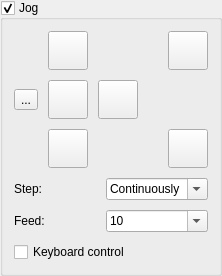
          <widget class="QGroupBox" name="grpJog">
           <property name="title">
            <string>Jog</string>
           </property>
           <property name="checkable">
            <bool>true</bool>
           </property>
           <property name="overrided" stdset="0">
            <bool>false</bool>
           </property>
           <layout class="QVBoxLayout" name="verticalLayout_11">
            <item>
             <widget class="QWidget" name="widgetJog" native="true">
              <layout class="QVBoxLayout" name="verticalLayout_9">
               <property name="spacing">
                <number>10</number>
               </property>
               <property name="leftMargin">
                <number>0</number>
               </property>
               <property name="topMargin">
                <number>0</number>
               </property>
               <property name="rightMargin">
                <number>0</number>
               </property>
               <property name="bottomMargin">
                <number>0</number>
               </property>
               <item>
                <layout class="QGridLayout" name="gridLayout_3">
                 <item row="2" column="2">
                  <widget class="StyledToolButton" name="cmdXPlus">
                   <property name="sizePolicy">
                    <sizepolicy hsizetype="Fixed" vsizetype="Fixed">
                     <horstretch>0</horstretch>
                     <verstretch>0</verstretch>
                    </sizepolicy>
                   </property>
                   <property name="toolTip">
                    <string notr="true">X+</string>
                   </property>
                   <property name="text">
                    <string/>
                   </property>
                   <property name="icon">
                    <iconset resource="images.qrc">
                     <normaloff>:/images/1401562173_chevron-right.png</normaloff>:/images/1401562173_chevron-right.png</iconset>
                   </property>
                   <property name="iconSize">
                    <size>
                     <width>32</width>
                     <height>32</height>
                    </size>
                   </property>
                   <property name="adjustSize" stdset="0">
                    <bool>true</bool>
                   </property>
                  </widget>
                 </item>
                 <item row="2" column="0">
                  <widget class="StyledToolButton" name="cmdXMinus">
                   <property name="sizePolicy">
                    <sizepolicy hsizetype="Fixed" vsizetype="Fixed">
                     <horstretch>0</horstretch>
                     <verstretch>0</verstretch>
                    </sizepolicy>
                   </property>
                   <property name="toolTip">
                    <string notr="true">X-</string>
                   </property>
                   <property name="text">
                    <string notr="true">...</string>
                   </property>
                   <property name="icon">
                    <iconset resource="images.qrc">
                     <normaloff>:/images/1401561986_chevron-left.png</normaloff>:/images/1401561986_chevron-left.png</iconset>
                   </property>
                   <property name="iconSize">
                    <size>
                     <width>32</width>
                     <height>32</height>
                    </size>
                   </property>
                   <property name="adjustSize" stdset="0">
                    <bool>true</bool>
                   </property>
                  </widget>
                 </item>
                 <item row="3" column="1">
                  <widget class="StyledToolButton" name="cmdYMinus">
                   <property name="sizePolicy">
                    <sizepolicy hsizetype="Fixed" vsizetype="Fixed">
                     <horstretch>0</horstretch>
                     <verstretch>0</verstretch>
                    </sizepolicy>
                   </property>
                   <property name="toolTip">
                    <string notr="true">Y-</string>
                   </property>
                   <property name="text">
                    <string/>
                   </property>
                   <property name="icon">
                    <iconset resource="images.qrc">
                     <normaloff>:/images/1401562173_chevron-down.png</normaloff>:/images/1401562173_chevron-down.png</iconset>
                   </property>
                   <property name="iconSize">
                    <size>
                     <width>32</width>
                     <height>32</height>
                    </size>
                   </property>
                   <property name="adjustSize" stdset="0">
                    <bool>true</bool>
                   </property>
                  </widget>
                 </item>
                 <item row="2" column="1">
                  <widget class="StyledToolButton" name="cmdStop">
                   <property name="sizePolicy">
                    <sizepolicy hsizetype="Fixed" vsizetype="Fixed">
                     <horstretch>0</horstretch>
                     <verstretch>0</verstretch>
                    </sizepolicy>
                   </property>
                   <property name="toolTip">
                    <string>Stop</string>
                   </property>
                   <property name="text">
                    <string/>
                   </property>
                   <property name="icon">
                    <iconset resource="images.qrc">
                     <normaloff>:/images/brake.png</normaloff>:/images/brake.png</iconset>
                   </property>
                   <property name="iconSize">
                    <size>
                     <width>32</width>
                     <height>32</height>
                    </size>
                   </property>
                   <property name="adjustSize" stdset="0">
                    <bool>true</bool>
                   </property>
                  </widget>
                 </item>
                 <item row="0" column="1">
                  <widget class="StyledToolButton" name="cmdYPlus">
                   <property name="sizePolicy">
                    <sizepolicy hsizetype="Fixed" vsizetype="Fixed">
                     <horstretch>0</horstretch>
                     <verstretch>0</verstretch>
                    </sizepolicy>
                   </property>
                   <property name="toolTip">
                    <string notr="true">Y+</string>
                   </property>
                   <property name="text">
                    <string/>
                   </property>
                   <property name="icon">
                    <iconset resource="images.qrc">
                     <normaloff>:/images/1401562173_chevron-up.png</normaloff>:/images/1401562173_chevron-up.png</iconset>
                   </property>
                   <property name="iconSize">
                    <size>
                     <width>32</width>
                     <height>32</height>
                    </size>
                   </property>
                   <property name="adjustSize" stdset="0">
                    <bool>true</bool>
                   </property>
                  </widget>
                 </item>
                 <item row="0" column="3">
                  <layout class="QHBoxLayout" name="horizontalLayout_6">
                   <item>
                    <spacer name="horizontalSpacer">
                     <property name="orientation">
                      <enum>Qt::Horizontal</enum>
                     </property>
                     <property name="sizeHint" stdset="0">
                      <size>
                       <width>20</width>
                       <height>20</height>
                      </size>
                     </property>
                    </spacer>
                   </item>
                   <item>
                    <widget class="StyledToolButton" name="cmdZPlus">
                     <property name="sizePolicy">
                      <sizepolicy hsizetype="Fixed" vsizetype="Fixed">
                       <horstretch>0</horstretch>
                       <verstretch>0</verstretch>
                      </sizepolicy>
                     </property>
                     <property name="toolTip">
                      <string  notr="true">Z+</string>
                     </property>
                     <property name="text">
                      <string/>
                     </property>
                     <property name="icon">
                      <iconset resource="images.qrc">
                       <normaloff>:/images/1401562699_icon-arrow-up-b.png</normaloff>:/images/1401562699_icon-arrow-up-b.png</iconset>
                     </property>
                     <property name="iconSize">
                      <size>
                       <width>32</width>
                       <height>32</height>
                      </size>
                     </property>
                     <property name="adjustSize" stdset="0">
                      <bool>true</bool>
                     </property>
                    </widget>
                   </item>
                  </layout>
                 </item>
                 <item row="3" column="3">
                  <layout class="QHBoxLayout" name="horizontalLayout_8">
                   <item>
                    <spacer name="horizontalSpacer_2">
                     <property name="orientation">
                      <enum>Qt::Horizontal</enum>
                     </property>
                     <property name="sizeHint" stdset="0">
                      <size>
                       <width>20</width>
                       <height>20</height>
                      </size>
                     </property>
                    </spacer>
                   </item>
                   <item>
                    <widget class="StyledToolButton" name="cmdZMinus">
                     <property name="sizePolicy">
                      <sizepolicy hsizetype="Fixed" vsizetype="Fixed">
                       <horstretch>0</horstretch>
                       <verstretch>0</verstretch>
                      </sizepolicy>
                     </property>
                     <property name="toolTip">
                      <string  notr="true">Z-</string>
                     </property>
                     <property name="text">
                      <string/>
                     </property>
                     <property name="icon">
                      <iconset resource="images.qrc">
                       <normaloff>:/images/1401562699_icon-arrow-down-b.png</normaloff>:/images/1401562699_icon-arrow-down-b.png</iconset>
                     </property>
                     <property name="iconSize">
                      <size>
                       <width>32</width>
                       <height>32</height>
                      </size>
                     </property>
                     <property name="adjustSize" stdset="0">
                      <bool>true</bool>
                     </property>
                    </widget>
                   </item>
                  </layout>
                 </item>
                </layout>
               </item>
               <item>
                <layout class="QGridLayout" name="gridLayout_8">
                 <item row="0" column="1">
                  <widget class="ComboBoxKey" name="cboJogStep">
                   <property name="editable">
                    <bool>true</bool>
                   </property>
                   <property name="insertPolicy">
                    <enum>QComboBox::NoInsert</enum>
                   </property>
                   <item>
                    <property name="text">
                     <string>Continuously</string>
                    </property>
                   </item>
                   <item>
                    <property name="text">
                     <string notr="true">0.01</string>
                    </property>
                   </item>
                   <item>
                    <property name="text">
                     <string notr="true">0.1</string>
                    </property>
                   </item>
                   <item>
                    <property name="text">
                     <string notr="true">1</string>
                    </property>
                   </item>
                   <item>
                    <property name="text">
                     <string notr="true">5</string>
                    </property>
                   </item>
                   <item>
                    <property name="text">
                     <string notr="true">10</string>
                    </property>
                   </item>
                   <item>
                    <property name="text">
                     <string notr="true">100</string>
                    </property>
                   </item>
                  </widget>
                 </item>
                 <item row="0" column="0">
                  <widget class="QLabel" name="label_20">
                   <property name="text">
                    <string>Step:</string>
                   </property>
                  </widget>
                 </item>
                 <item row="1" column="0">
                  <widget class="QLabel" name="label_22">
                   <property name="text">
                    <string>Feed:</string>
                   </property>
                  </widget>
                 </item>
                 <item row="1" column="1">
                  <widget class="ComboBoxKey" name="cboJogFeed">
                   <property name="editable">
                    <bool>true</bool>
                   </property>
                   <property name="insertPolicy">
                    <enum>QComboBox::NoInsert</enum>
                   </property>
                   <item>
                    <property name="text">
                     <string notr="true">10</string>
                    </property>
                   </item>
                   <item>
                    <property name="text">
                     <string notr="true">50</string>
                    </property>
                   </item>
                   <item>
                    <property name="text">
                     <string notr="true">100</string>
                    </property>
                   </item>
                   <item>
                    <property name="text">
                     <string notr="true">500</string>
                    </property>
                   </item>
                   <item>
                    <property name="text">
                     <string notr="true">1000</string>
                    </property>
                   </item>
                   <item>
                    <property name="text">
                     <string notr="true">2000</string>
                    </property>
                   </item>
                  </widget>
                 </item>
                </layout>
               </item>
               <item>
                <widget class="QCheckBox" name="chkKeyboardControl">
                 <property name="text">
                  <string>Keyboard control</string>
                 </property>
                </widget>
               </item>
              </layout>
             </widget>
            </item>
           </layout>
          </widget>
